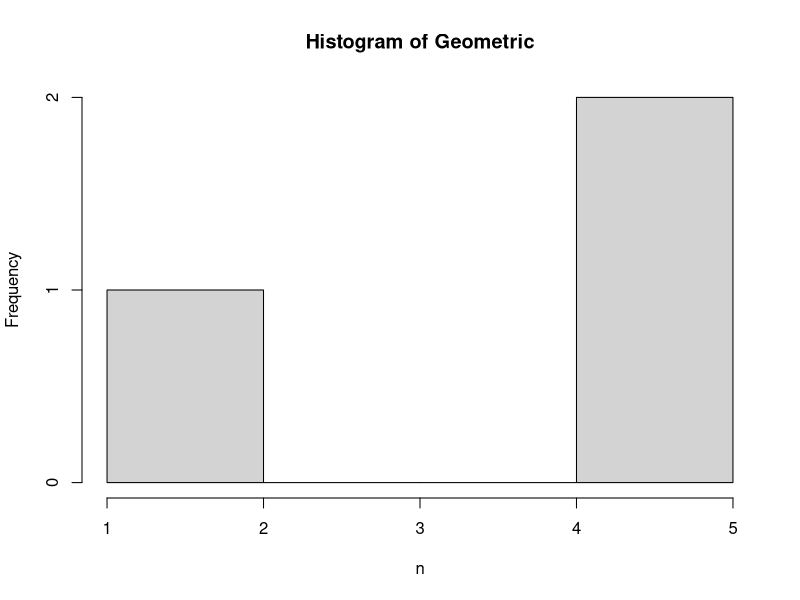

Write the R code that produced this figure.
#Soal 1
#A
survei = 0.20
n = 3
dgeom(x = n, prob = survei)

#B
mean(rgeom(n = 10000, prob = survei) == 3)

#c

#D
hist(rgeom(n,survei),main="Histogram of Geometric",xlab="n")

#E
survei = 0.2
mean = 1/survei
mean
varian = (1-survei)/survei^2
varian

